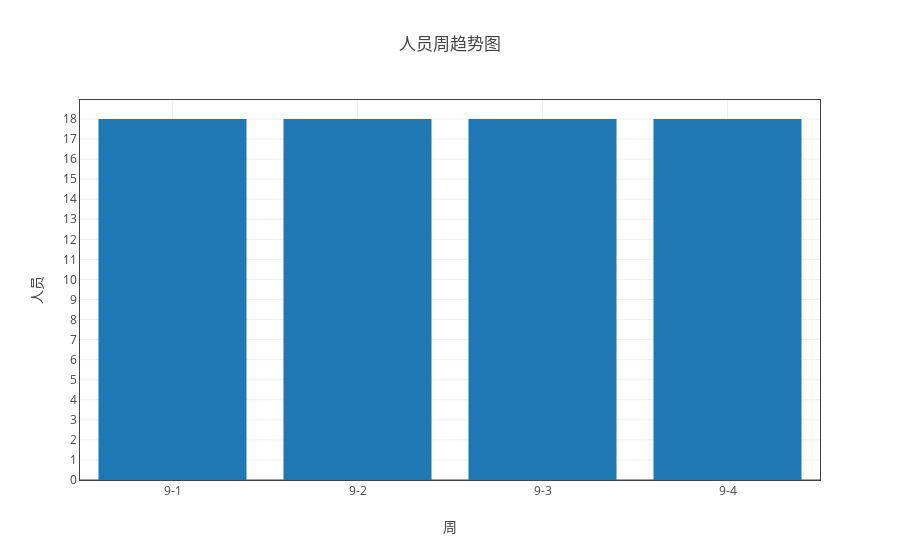

Notebook source saved alongside this figure:
### Markdown cell above
## 分析组整体人员情况

### Code cell
ss = myModule.format(all_df1 ,"日期（格式“月-周次”）" ,['人员'])
tt = myModule.myPlot(ss.groupby('count'))
tt.plot('bar')

### Figure 1 — Plotly figure (JSON) as saved in the notebook; plotly's stock layout.template omitted (floating-point values rounded to 4 significant figures)
{"data": [{"name": "人员", "type": "bar", "uid": "4bf74962-cc5a-11e8-8ddb-a41f72875c19", "x": ["9-1", "9-2", "9-3", "9-4"], "y": [18, 18, 18, 18]}], "layout": {"title": "人员周趋势图", "xaxis": {"mirror": "all", "nticks": 20, "showgrid": true, "showline": true, "title": "周", "zeroline": true}, "yaxis": {"mirror": "all", "nticks": 20, "showgrid": true, "showline": true, "title": "人员", "zeroline": true}}}
